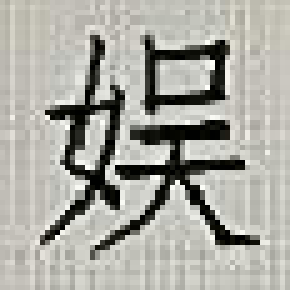
#> input picture tex-version/figures/1.png, 58 x 58 px, given in place of 1.jpg, which was not available (shown 5 times larger)
$ python cut_word.py
#> lines starting #> are read from the running program, lines starting #| are printed output that depends on the picture; after the words box and inside, x2 and y2 are one past the last pixel; in counts of white or black regions, pixels touching at a corner belong together; pictures that were not available may be replaced by others from this repository, and a replacement may not be noted
#> further down, img is the input picture: PIL image 58x58 RGB; mean R, G, B 170.1, 169.5, 162.5
### pretreat.py
import config
import numpy as np
from PIL import Image
import cv2
import sys


# [17 lines left out: functions pretreat, custom_blur_demo, not called in this run]


def crop_image(image: Image.Image) -> Image.Image:
    """Crop document from image.
        Takes a PIL.image and return a PIL.image. Not resized.
    """

    def rectify(h):
        h = h.reshape((4, 2))
        hnew = np.zeros((4, 2), dtype=np.float32)

        add = h.sum(1)
        hnew[0] = h[np.argmin(add)]
        hnew[2] = h[np.argmax(add)]

        diff = np.diff(h, axis=1)
        hnew[1] = h[np.argmin(diff)]
        hnew[3] = h[np.argmax(diff)]

        return hnew

    # resize image so it can be processed
    # choose optimal dimensions such that important content is not lost
    image = np.asarray(image)
    image = cv2.resize(image, (1500, 880))
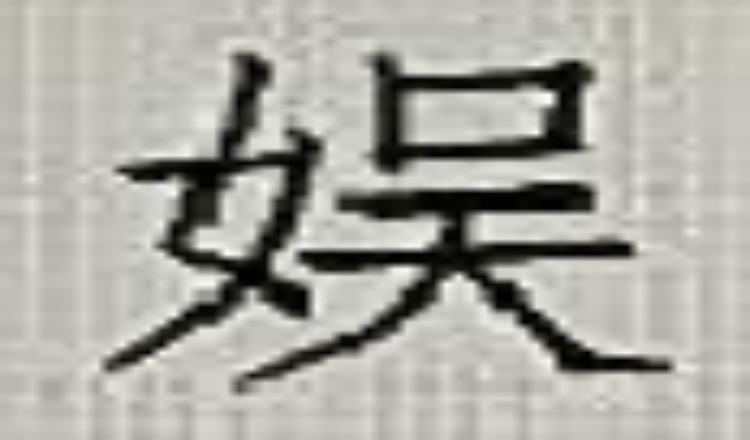
#> image: shape (880, 1500, 3) (shown at 1/2 size); mean R, G, B 170, 169.4, 162.4

    # creating copy of original image
    orig = image.copy()

    # convert to grayscale and blur to smooth
    gray = cv2.cvtColor(image, cv2.COLOR_BGR2GRAY)
    blurred = cv2.GaussianBlur(gray, (5, 5), 0)
    # blurred = cv2.medianBlur(gray, 5)

    # apply Canny Edge Detection
    edged = cv2.Canny(blurred, 0, 50)
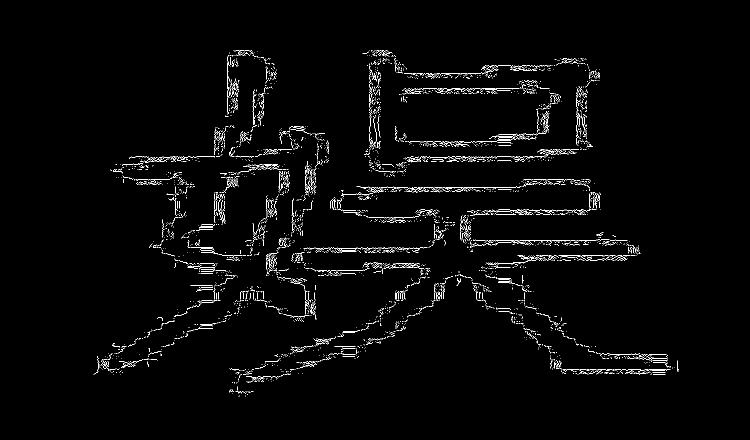
#> edged: shape (880, 1500) (shown at 1/2 size); 1.8% white in thin lines or dots, all inside (x1, y1, x2, y2) = (187, 100, 1357, 794)
    # orig_edged = edged.copy()

    # find the contours in the edged image, keeping only the
    # largest ones, and initialize the screen contour
    (contours, _) = cv2.findContours(edged, cv2.RETR_LIST,
                                     cv2.CHAIN_APPROX_NONE)
#> contours = 4436 contours, all with area under 20
    contours = sorted(contours, key=cv2.contourArea, reverse=True)

    # x,y,w,h = cv2.boundingRect(contours[0])
    # cv2.rectangle(image,(x,y),(x+w,y+h),(0,0,255),0)

    # get approximate contour
    for c in contours:
        p = cv2.arcLength(c, True)
        approx = cv2.approxPolyDP(c, 0.02 * p, True)

        if len(approx) == 4:
            target = approx
            break
#> this loop made 34 passes
#> (p, target) on pass 34: (9.07, [[1101, 654], [1104, 657], [1104, 656], [1102, 654]])
#> p on passes 1 to 6: 26.73, 11.66, 11.66, 31.8, 24.49, 9.66

    # mapping target points to 800x800 quadrilateral
    approx = rectify(target)
#> in rectify, `h = h.reshape((4, 2))`: h = [[1101, 654], [1104, 657], [1104, 656], [1102, 654]]
#> in rectify, `add = h.sum(1)`: add = [1755, 1761, 1760, 1756]
#> in rectify, `diff = np.diff(h, axis=1)`: diff = [-447, -447, -448, -448]
#> approx = [[1101, 654], [1104, 656], [1104, 657], [1101, 654]]
    pts2 = np.float32([[0, 0], [800, 0], [800, 800], [0, 800]])

    M = cv2.getPerspectiveTransform(approx, pts2)
#> M = [[0.000591, 0.000482, -0.966], [-0.00215, 0.00322, 0.258], [7.39e-07, 6.03e-07, -0.00121]]
    dst = cv2.warpPerspective(orig, M, (800, 800))

    cv2.drawContours(image, [target], -1, (0, 255, 0), 2)
#> image: shape (880, 1500, 3); under 0.01% of pixels changed, all inside (x1, y1, x2, y2) = (1100, 653, 1106, 659)
    dst = cv2.cvtColor(dst, cv2.COLOR_BGR2GRAY)
#> dst: shape (800, 800); every value is 37

    return Image.fromarray(dst).resize(config.IMAGE_SIZE)
#> returned value: PIL image 816x816 L; every value is 37


# [35 lines that do not run on import are left out]

### cut_word.py
import config
import pytesseract
from PIL import Image, ImageDraw
from Character import ChineseCharacter
import pretreat


def cut_word_with_tesseract(img: Image.Image, font: str) -> list:
    # img = img.resize((1000, 1000))
    draw = ImageDraw.Draw(img)
    print(img.size)
    boxes = pytesseract.image_to_boxes(img, lang="chi_sim").split("\n")
    print(pytesseract.image_to_string(img, lang="chi_sim"))
    chars = []
    for b in boxes:
        if b == "":
            continue
        char = ChineseCharacter(b, img, font)
        draw.rectangle([(char.x1, char.y1), (char.x2, char.y2)], outline="red")
    img.show()
    return chars


def cut_word_with_size(img: Image.Image, font: str) -> list:
    num_row, num_column = config.DOC_DIM
    w, h = img.size
    w_cut = w // num_column
    h_cut = h // num_row
    img_char_list = []
    for i_y in range(num_row):
        for i_x in range(num_column):
            x1 = i_x * w_cut
            y1 = i_y * h_cut
            x2 = x1 + w_cut
            y2 = y1 + h_cut
            image = img.crop((x1, y1, x2, y2))
            value = pytesseract.image_to_string(image, lang="chi_sim", config="-psm 10")
            char = ChineseCharacter(config.FONT_NAME_Sun, value, image)
            char.save()
            img_char_list.append(char)

    return img_char_list


def cut_word_with_size_and_border(image: Image.Image, font: str) -> list:
#> called with font = 'SimSun'
    ret = []
    for row in range(1, config.DOC_DIM[1]-1):
        for col in range(1, config.DOC_DIM[0]-1):
            left = config.BOARDER_SIZE + col*(config.FONT_SIZE+2*config.MARGIN_SIZE)
            upper = config.BOARDER_SIZE + row*(config.FONT_SIZE+2*config.MARGIN_SIZE)
            tmp = image.crop((left,
                              upper,
                              left + config.FONT_SIZE + 2*config.MARGIN_SIZE,
                              upper + config.FONT_SIZE + 2*config.MARGIN_SIZE))
            '''
            tmp = ChineseCharacter(font=font,
                                   value=pytesseract.image_to_string(tmp, lang="chi_sim", config="-psm 10"),
                                   image=tmp)
            '''
            # tmp.show()
            # tmp.save()

            cut_word_with_size_and_border.count += 1
            tmp.save("result/{}/{}.png".format(font, cut_word_with_size_and_border.count))
            ret.append(tmp)
#> after the loop, cut_word_with_size_and_border.count = 144; ret = 144 items
    return ret


if __name__ == "__main__":
    img = Image.open("data/1.jpg").convert("RGB")
    # img = pretreat(img)
    img = pretreat.crop_image(img)
    img.show()
    cut_word_with_size_and_border.count = 0
    img_list = cut_word_with_size_and_border(img, config.FONT_NAME_Sun)
#> img_list = 144 items

$ run again, with tex-version/figures/2.png copied over tex-version/figures/1.png
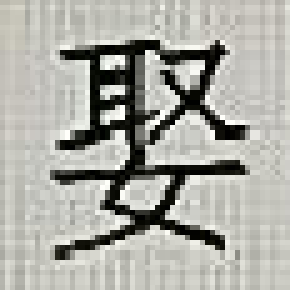
#> input picture tex-version/figures/2.png, 58 x 58 px, given in place of 1.jpg, which was not available (shown 5 times larger)
#> img is the input picture: PIL image 58x58 RGB; mean R, G, B 171.1, 171.2, 164.4
#> in crop_image, `edged = cv2.Canny(blurred, 0, 50)`:
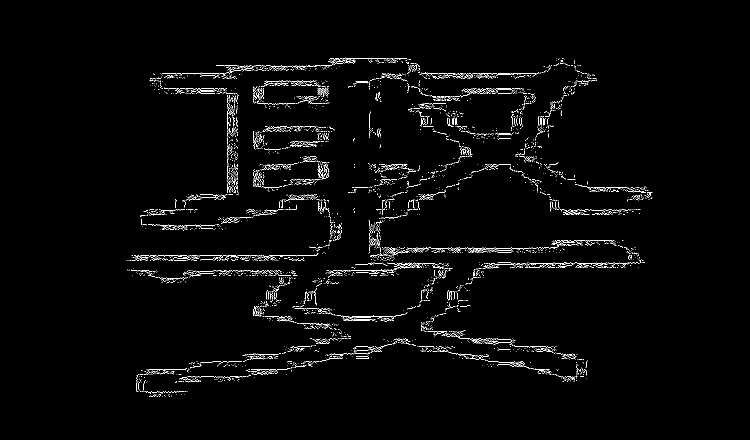
#> edged: shape (880, 1500) (shown at 1/2 size); 1.8% white in thin lines or dots, all inside (x1, y1, x2, y2) = (253, 115, 1305, 794)
#> contours = 4419 contours, all with area under 20
#> the loop in crop_image, `for c in contours:` made 6 passes
#> (p, target) on pass 6: (285, [[809, 531], [783, 541], [699, 543], [785, 542]])
#> h = [[809, 531], [783, 541], [699, 543], [785, 542]]
#> add = [1340, 1324, 1242, 1327]
#> diff = [-278, -242, -156, -243]
#> in crop_image, `approx = rectify(target)`: approx = [[699, 543], [809, 531], [809, 531], [699, 543]]
#> M = [[-2.74e-05, -0.000251, 0.156], [-0.000174, -0.0016, 0.988], [3.41e-08, 3.12e-07, -0.000193]]
#> the loop in cut_word_with_size_and_border, `for row in range(1, config.DOC_DIM[1]-1):` made 12 passes
#> pass 1, in cut_word_with_size_and_border, `tmp.save("result/{}/{}.png".format(font, cut_word_with_size_and_border..`:
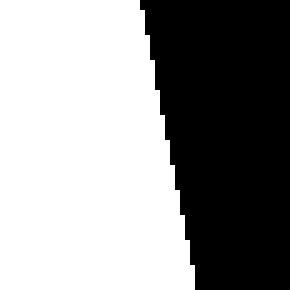
#> saved as 3.png: PIL image 58x58 L (shown 5 times larger); values 123 (black) and 124 (white), 58.2% white; 1 black region, box (x1, y1, x2, y2) and area: (28, 0, 58, 58) 1407
#> after the loop in cut_word_with_size_and_border, `for row in range(1, config.DOC_DIM[1]-1):`: cut_word_with_size_and_border.count = 144; ret = 144 items

$ run again, with tex-version/figures/3.png copied over tex-version/figures/1.png
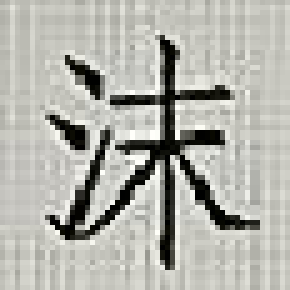
#> input picture tex-version/figures/3.png, 58 x 58 px, given in place of 1.jpg, which was not available (shown 5 times larger)
#> img is the input picture: PIL image 58x58 RGB; mean R, G, B 178.4, 178.6, 171.6
#> in crop_image, `edged = cv2.Canny(blurred, 0, 50)`:
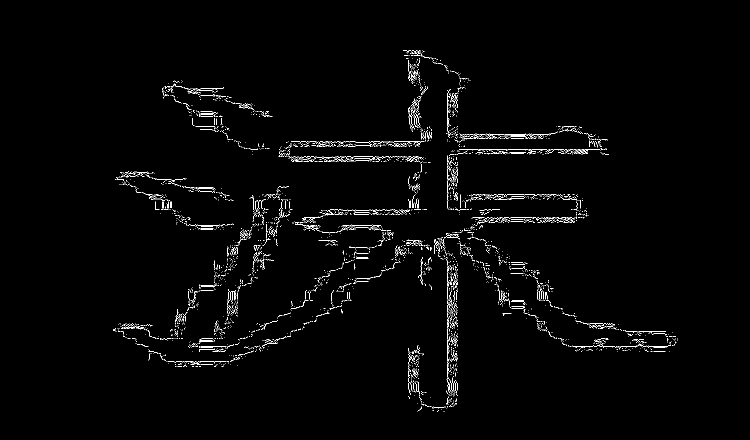
#> edged: shape (880, 1500) (shown at 1/2 size); 1.5% white in thin lines or dots, all inside (x1, y1, x2, y2) = (226, 100, 1356, 824)
#> contours = 3668 contours, all with area under 20
#> the loop in crop_image, `for c in contours:` made 9 passes
#> (p, target) on pass 9: (217.1, [[673, 316], [756, 313], [752, 319], [766, 313]])
#> h = [[673, 316], [756, 313], [752, 319], [766, 313]]
#> add = [989, 1069, 1071, 1079]
#> diff = [-357, -443, -433, -453]
#> in crop_image, `approx = rectify(target)`: approx = [[673, 316], [766, 313], [766, 313], [673, 316]]
#> M = [[-2.31e-05, -0.000718, 0.242], [9.27e-05, 0.00287, -0.97], [5.82e-08, 1.8e-06, -0.000609]]
#> after the loop in cut_word_with_size_and_border, `for row in range(1, config.DOC_DIM[1]-1):`:
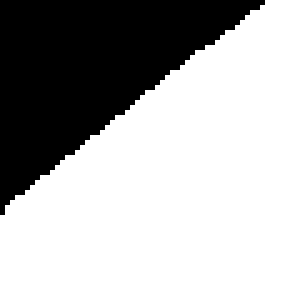
#> tmp: PIL image 58x58 L (shown 5 times larger); values 46 (black) and 47 (white), 66.8% white; 1 black region, box (x1, y1, x2, y2) and area: (0, 0, 53, 43) 1118
#> after the loop in cut_word_with_size_and_border, `for row in range(1, config.DOC_DIM[1]-1):`: cut_word_with_size_and_border.count = 144; ret = 144 items
